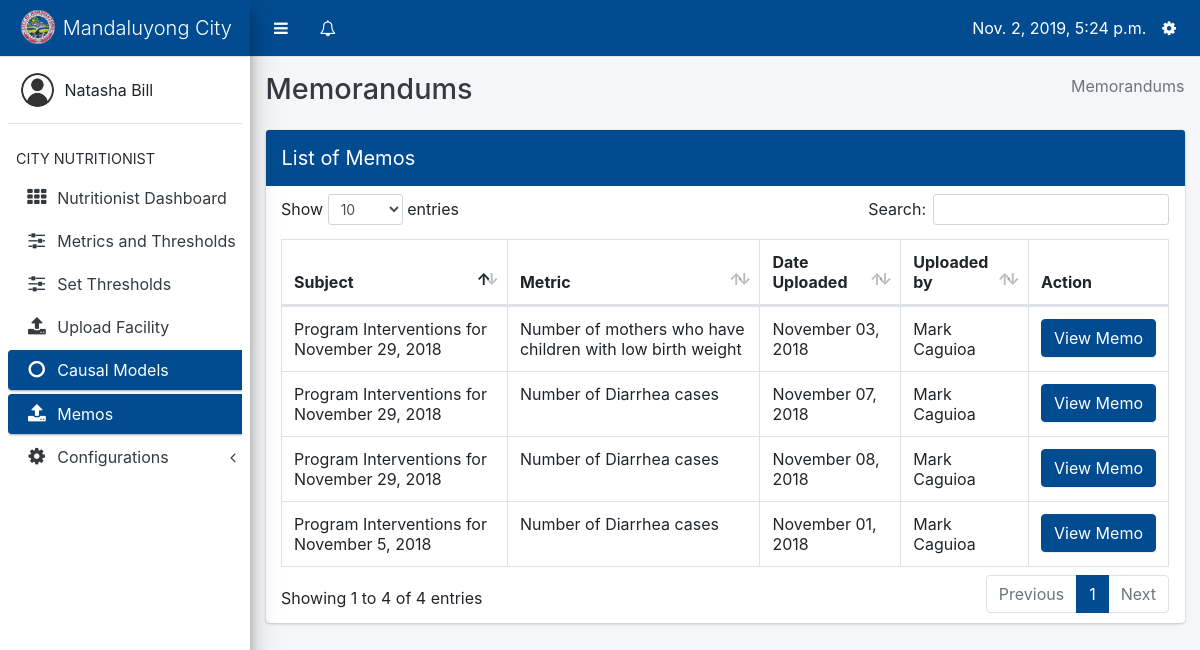
/memos/ (signed in), run on an earlier commit of the app's database.
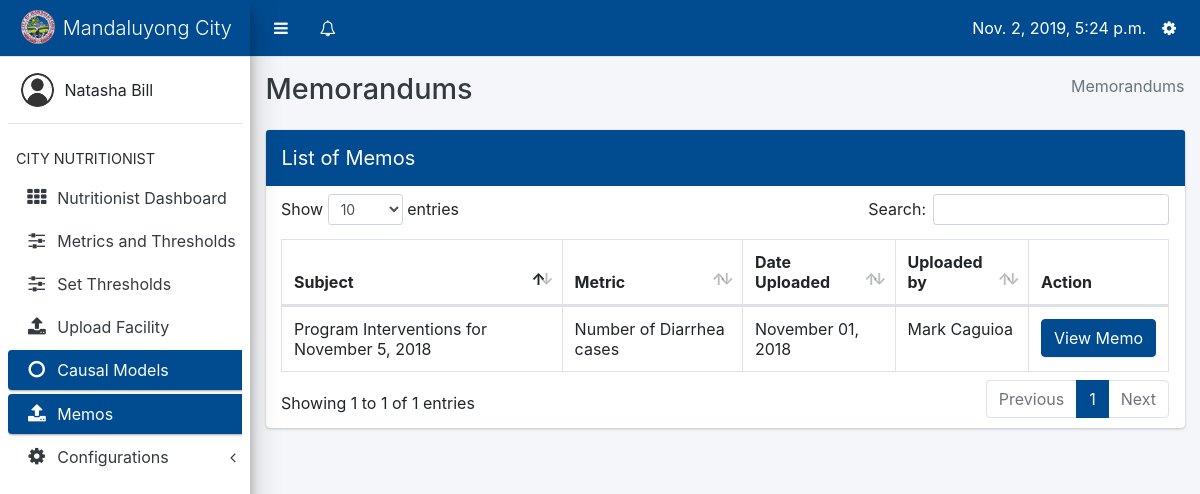
And on a later commit of the database.
### core/models.py (models this page shows, shortened)
class Profile(models.Model):
    user = models.OneToOneField(User, on_delete=models.CASCADE, related_name='profile')
    barangay = models.ForeignKey(Barangay, on_delete=models.CASCADE, null=True, blank=True)
    USER_TYPES = (
        ('Barangay Nutrition Scholar', 'Barangay Nutrition Scholar'),
        ('Nutritionist', 'Nutritionist'),
        ('Nutrition Program Coordinator', 'Nutrition Program Coordinator')
    )
    user_type = models.CharField(max_length=40, choices=USER_TYPES)
    @property
    def get_name(self):
        return '%s %s' % (self.user.first_name, self.user.last_name)

### causalmodel/models.py (models this page shows, shortened)
class Memo(models.Model):
    subject = models.CharField(max_length=128)
    date = models.DateTimeField(default=datetime.now)
    metric = models.ForeignKey(Metric, on_delete=models.CASCADE)
    barangays_addressed_to = models.ManyToManyField(Barangay)
    suggested_interventions = models.TextField()
    comments = models.TextField()
    uploaded_by = models.ForeignKey('core.Profile', on_delete=models.CASCADE)

### datapreprocessing/models.py (models this page shows, shortened)
class Metric(models.Model):
    metric = models.CharField(max_length=150)
    threshold = models.DecimalField(max_digits=10, decimal_places=2)
    UNIT_CHOICES = (
        ('Total', 'Total'),
        ('Rate', 'Rate')
    )
    unit = models.CharField(max_length=20, choices=UNIT_CHOICES, default='Total')
    date = models.DateTimeField(default=datetime.now)
    is_completed = models.BooleanField(default=False)
    is_default = models.BooleanField(default=True)
    threshold_bad = models.BooleanField(default=True, verbose_name='Is Value Reaching Threshold Bad')
    json_data = models.TextField(default='')
    suggested_interventions = models.TextField(default='')
    @property
    def get_data_point(self):
        try:
            phrase = self.metric.split("|")
            return phrase[1].strip()
        except IndexError:
            return 'Unemployment Rate'

### core/views.py (the view)
# urls.py: path('memos/', views.memos, name='memos'),
@login_required
def memos(request):
    records = Memo.objects.all()
    profile = Profile.objects.get(user=request.user)
    if profile.user_type == 'Nutritionist':
        layout = 'core/nutritionist-layout.html'
    elif profile.user_type == 'Nutrition Program Coordinator':
        layout = 'core/pc_layout.html'
    else:
        records = Memo.objects.filter(barangays_addressed_to=profile.barangay)
        layout = 'core/bns-layout.html'
    context = {
        'memos': records,
        'active': 'mm',
        'template_values': layout
    }
    return render(request, 'core/memos.html', context)

### core/context_processors.py (called while the page is built)
def get_user_type(request):
    if request.user.is_anonymous:
        return {
            'user_type': None
        }
    return {
        'user_type': Profile.objects.get(user=request.user).user_type
    }

def get_notifications(request):
    if not request.user.is_anonymous:
        notifications = Notification.objects.filter(profile_to=Profile.objects.get(user=request.user)).order_by('-date')
        return {
            'notifications': notifications
        }
    return {
        'notifications': None
    }

def get_unread_notifications(request):
    if not request.user.is_anonymous:
        unread_count = Notification.objects.filter(profile_to=Profile.objects.get(user=request.user), is_read=False)
        return {
            'unread_count': unread_count.count()
        }
    return {
        'unread_count': None
    }

def today(request):
    return {
        'today': datetime.now()
    }

def year_now(request):
    return {
        'year_present': datetime.now().year
    }

def profile(request):
    if request.user.is_anonymous:
        return {
            'profile': None
        }
    return {
        'profile': Profile.objects.get(user=request.user)
    }

### core/templates/core/memos.html (shortened to what this page needs)
{% extends template_values %}
{% block content %}
{% load static %}
<div class="content-wrapper" style="height: auto; margin-top: 57px;">
    <div class="content-header">
        <div class="container-fluid">
            <div class="row mb-2">
                <div class="col-sm-6">
                    <h1 class="m-0 text-dark">Memorandums</h1>
                </div>
                <div class="col-sm-6">
                    <ol class="breadcrumb float-sm-right">
                        <li class="breadcrumb-item active">Memorandums</li>
                    </ol>
                </div>
            </div>
        </div>
    </div>
    <section class="content">
        <div class="container-fluid">
            <div class="row">
                <div class="col-12">
                    <div class="card card-primary">
                        <div class="card-header p-0">
                            <h3 class="card-title p-3">List of Memos</h3>
                        </div>
                        <div class="card-body table-responsive p-2">
            <table class="table table-bordered datatables" id="memo_list">
                <thead>
                <tr>
                    <th>Subject</th>
                    <th>Metric</th>
                    <th>Date Uploaded</th>
                    <th>Uploaded by</th>
                    <th style="width: 10%;">Action</th>
                </tr>
                </thead>
                <tbody>
                {% for memo in memos %}
                    <tr>
                        <td>{{ memo.subject }}</td>
                        <td>{{ memo.metric.get_data_point }}</td>
                        <td>{{ memo.date|date:"F d, Y" }}</td>
                        <td>{{ memo.uploaded_by.get_name }}</td>
                        <td>
                            <a href="{% url 'core:memo_detail' memo.id %}" class="btn btn-primary col-12">
                                View Memo
                            </a>
                        </td>
                    </tr>
                {% endfor %}
                </tbody>
            </table>
                        </div>
                    </div>
                </div>
            </div>
        </div>
    </section>
</div>
{% endblock %}

### core/templates/core/nutritionist-layout.html (shortened to what this page needs)
{% load static %}
<html>
    <head>
        <link rel="stylesheet" type="text/css" href="{% static 'core/plugins/bootstrap/css/bootstrap.css' %}">
        <link rel="stylesheet" type="text/css" href="{% static 'core/plugins/css/adminlte.css' %}">
        <link rel="stylesheet" type="text/css" href="{% static 'core/plugins/datatables/dataTables.bootstrap4.css' %}">
        <link rel="stylesheet" type="text/css" href="{% static 'core/plugins/font-awesome/css/font-awesome.css' %}">
        <link rel="stylesheet" type="text/css" href="{% static 'core/plugins/select2/select2.css' %}">
    </head>
    <body class="sidebar-mini" style="padding-right: 0 !important;">
        <div class="wrapper">
            <nav class="main-header navbar navbar-expand border-bottom navbar-light bg-primary" style="position: fixed; right: 0; left: 0;">
                <ul class="navbar-nav">
                    <li class="nav-item">
                        <a class="nav-link" data-widget="pushmenu" href="#" style="padding-top: 12px;"><i class="fa fa-bars"></i></a>
                    </li>
                    <li class="nav-item dropdown">
                        <a class="nav-link" data-toggle="dropdown" href="#" aria-expanded="false" style="padding-top: 12px;">
                            <i class="fa fa-bell-o"></i>
                        </a>
                    </li>
                </ul>
                <ul class="navbar-nav ml-auto">
                    <li class="nav-item mt-2">
                        {{ today }}
                    </li>
                    <li class="nav-item dropdown">
                        <a class="nav-link" data-toggle="dropdown" href="#" aria-expanded="true" style="padding-top: 12px;">
                            <i class="fa fa-cog"></i>
                        </a>
                    </li>
                </ul>
            </nav>
            <aside class="main-sidebar elevation-4 sidebar-light-primary" style="min-height: 620px;">
                <div class="brand-link bg-primary">
                    <img src="{% static 'core/images/com.png' %}" class="brand-image img-circle" style="opacity: .8">
                    <span class="brand-text font-weight-light">Mandaluyong City</span>
                </div>
                <div class="sidebar">
                    <div class="user-panel mt-3 pb-3 mb-3 d-flex">
                        <div class="image">
                            <img src="{% static 'core/images/usr.png' %}" class="img-circle" alt="User Image">
                        </div>
                        <div class="info">
                            <div class="d-block">{{ profile.user.first_name }} {{ profile.user.last_name }}</div>
                        </div>
                    </div>
                    <nav class="mt-2">
                        <ul class="nav nav-pills nav-sidebar flex-column" data-widget="treeview" role="menu" data-accordion="false">
                            <li class="nav-header">CITY NUTRITIONIST</li>
                            <li class="nav-item">
                                <a href="{% url 'core:nutritionist' %}" class="nav-link {% if active == 'db' %}active{% endif %}">
                                    <i class="nav-icon fa fa-th"></i>
                                    <p>Nutritionist Dashboard</p>
                                </a>
                                </li>
                            <li class="nav-item">
                                <a href="{% url 'datapreprocessing:index' %}" class="nav-link {% if active == 'mt' %}active{% endif %}">
                                    <i class="nav-icon fa fa-sliders"></i>
                                    <p>Metrics and Thresholds</p>
                                </a>
                            </li>
                            <li class="nav-item">
                                <a href="{% url 'datapreprocessing:set_thresholds' %}" class="nav-link {% if active == 'st' %}active{% endif %}">
                                    <i class="nav-icon fa fa-sliders"></i>
                                    <p>Set Thresholds</p>
                                </a>
                            </li>
                            <li class="nav-item">
                                <a href="{% url 'datainput:nutritionist_upload' %}" class="nav-link {% if active == 'du' %}active{% endif %}">
                                    <i class="nav-icon fa fa-upload"></i>
                                    <p>Upload Facility</p>
                                </a>
                                </li>
                            <li class="nav-item">
                                <a href="{% url 'causalmodel:index' 2018 %}" class="nav-link {% if active == 'mm' %}active{% endif %}">
                                    <i class="nav-icon fa fa-circle-o"></i>
                                    <p>Causal Models</p>
                                </a>
                            </li>
                            <li class="nav-item">
                                <a href="{% url 'core:memos' %}" class="nav-link {% if active == 'mm' %}active{% endif %}">
                                    <i class="nav-icon fa fa-upload"></i>
                                    <p>Memos</p>
                                </a>
                            </li>
                             <li class="nav-item has-treeview {% if active == 'arc' %}menu-open{% endif %}">
                            <a href="#" class="nav-link {% if active == 'arc' %}active{% endif %}">
                              <i class="nav-icon fa fa-cog"></i>
                              <p>
                                Configurations
                                <i class="right fa fa-angle-left"></i>
                              </p>
                            </a>
                            </li>
                        </ul>
                    </nav>
                </div>
            </aside>
            {% block content %}
            {% endblock %}
        </div>
    </body>
</html>

What changed in the data, as far as the page shows it:
removed Memo: subject "Program Interventions for November 29, 2018", metric.get_data_point "Number of mothers who have children with low birth weight", date "November 03, 2018", uploaded_by.get_name "Mark Caguioa"
removed Memo: subject "Program Interventions for November 29, 2018", metric.get_data_point "Number of Diarrhea cases", date "November 07, 2018", uploaded_by.get_name "Mark Caguioa"
removed Memo: subject "Program Interventions for November 29, 2018", metric.get_data_point "Number of Diarrhea cases", date "November 08, 2018", uploaded_by.get_name "Mark Caguioa"
Also different on the page:
text written by a page script: "Show entries Search: Showing 1 to 4 of 4 entries Previous 1 Next" → "Show entries Search: Showing 1 to 1 of 1 entries Previous 1 Next"
